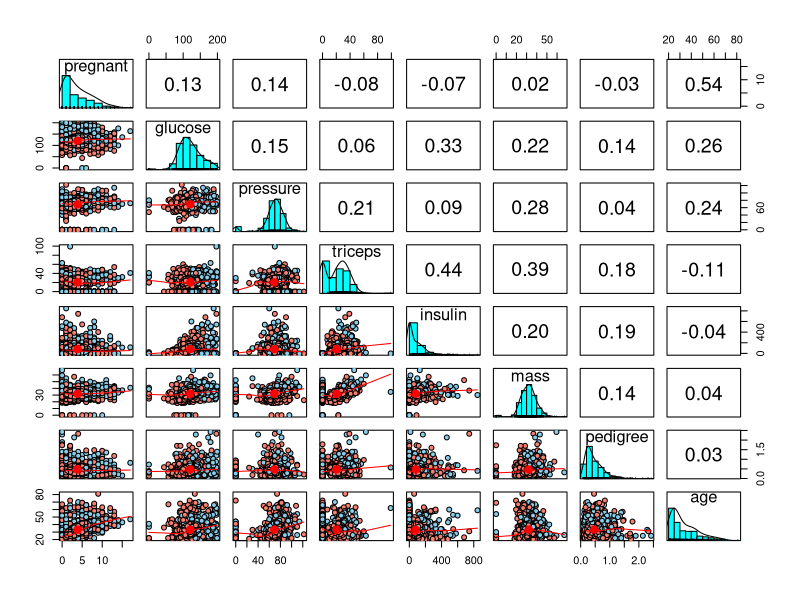
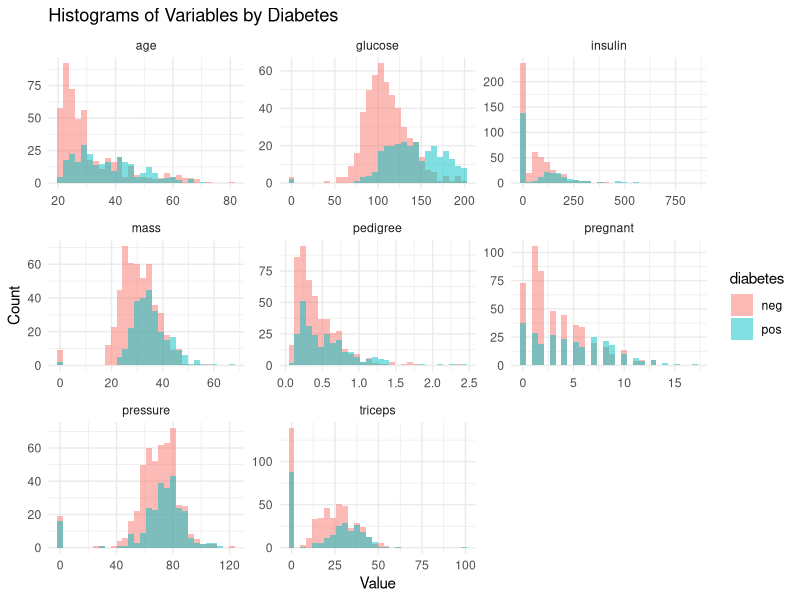

Source code (R) for these figures, in order:
## ---- chunk 1
library(mlbench)
data(PimaIndiansDiabetes)
df <- PimaIndiansDiabetes
tar.idx <- 9
## ---- chunk 2
head(df)
## ---- chunk 3
str(df)
## ---- chunk 4
summary(df)
## ---- chunk 5
library(psych)
## ---- chunk 6
df.x <- df[-tar.idx]
df.y <- df[tar.idx]
df.y <- ifelse(df.y == "pos", 1, 2)
pairs.panels(df.x, bg=c("skyblue", "salmon")[df.y], pch=21)
## ---- chunk 7
library(ggplot2)
library(tidyr)
library(dplyr)
## ---- chunk 8
# 数値変数だけを抽出（diabetes以外）
num_vars <- names(df)[sapply(df, is.numeric)]

# 長い形式に変換
df_long <- df %>%
  pivot_longer(cols = all_of(num_vars), names_to = "variable", values_to = "value")

# ヒストグラムを1つの図にまとめて作成
ggplot(df_long, aes(x = value, fill = diabetes)) +
  geom_histogram(position = "identity", alpha = 0.5, bins = 30) +
  facet_wrap(~variable, scales = "free") +
  labs(title = "Histograms of Variables by Diabetes",
       x = "Value", y = "Count") +
  theme_minimal()
## ---- chunk 9
library(ranger)

# シードを設定
set.seed(123)
(model.all <- ranger(diabetes ~ ., data = df, importance = "impurity"))

## ---- chunk 10
library(knitr)
library(kableExtra)

show_df <- function(df, cap=""){
  if(is_html_output()){
    kable(df, format = "html", caption = cap) %>%
      kable_styling(bootstrap_options = "striped", full_width = FALSE, position = "left")
  }else{
    kable(df, format = "pipe", caption = cap) 
  }
}
## ---- chunk 11
show_df(model.all$variable.importance, "重要度")
## ---- chunk 12
# 再現性のためにシードを設定
set.seed(123)  

# データの分割
sample_indices <- sample(1:nrow(df), 0.7 * nrow(df))  
train_data <- df[sample_indices, ]
test_data <- df[-sample_indices, ]

# データサイズの確認
c(nrow(df), nrow(train_data), nrow(test_data))
## ---- chunk 13
set.seed(123)  
(model <- ranger(diabetes ~ ., data = train_data))
## ---- chunk 14
res_pred <- predict(model, data = test_data)$predictions
## ---- chunk 15
res_act <- test_data[[tar.idx]]
(conf_mat <- table(res_act, res_pred))
## ---- chunk 16
create_df_res <- function(cmat){
  TN <- cmat[1,1]
  FP <- cmat[1,2]
  FN <- cmat[2,1]
  TP <- cmat[2,2]
  
  # 正解率：どれだけ正しく分類できたかの割合
  acc <- round((TP + TN) / (TP + TN + FN + FP), 3)
  
  # 適合率：陽性と判定されたものがどれだけ正しく陽性であるかの割合
  prec <- round(TP / (TP + FP), 3)
  
  # 再現率（真陽性率）：実際に陽性のものをどれだけ正しく陽性と判定できたかの割合
  rec <- round(TP / (TP + FN), 3)
  
  # F値：適合率と再現率の調和平均（両者はトレードオフの関係）
  Fval <- round(2 * rec * prec / (rec + prec), 3)
  
  # 真陰性率：実際に陰性のものをどれだけ正しく陰性と判定できたかの割合
  TNRat <- round(TN / (TN + FP), 3)
  
  df_rat <- data.frame(
    Item = c("正解率", "適合率", "再現率（真陽性率）", "F値", "真陰性率"), 
    Rate = c(acc, prec, rec, Fval, TNRat)
  )
  
  df_rat
}
## ---- chunk 17
df_res <- create_df_res (conf_mat)
show_df(df_res)
## ---- chunk 18
set.seed(123)  
(model4 <- ranger(diabetes ~ glucose + mass + pedigree + age, data = train_data))
## ---- chunk 19
param_grid <- expand.grid(
  mtry = c(1, 2, 3, 4),
  min.node.size = c(1, 3, 5, 10)
)

show_df(param_grid)
## ---- chunk 20

#結果保存用
results <- data.frame(
  mtry = integer(),
  min.node.size = integer(),
  oob.error = numeric()
)

for (i in 1:nrow(param_grid)) {
  params <- param_grid[i, ]
  
  model <- ranger(
    formula = diabetes ~ .,
    data = train_data,
    mtry = params$mtry,
    min.node.size = params$min.node.size,
    seed = 123,
    oob.error = TRUE
  )
  
  results <- rbind(results, data.frame(
    mtry = params$mtry,
    min.node.size = params$min.node.size,
    oob.error = model$prediction.error
  ))
}

show_df(results)
## ---- chunk 21
best <- results[which.min(results$oob.error), ]
show_df(best, "最良のパラメータ")
## ---- chunk 22
set.seed(123)  
(model.tuned <- ranger(
  diabetes ~ .,
  data = train_data,
  mtry = best$mtry,
  min.node.size = best$min.node.size))
## ---- chunk 23
res_pred.tuned <- predict(model.tuned, data = test_data)$predictions
(conf_mat.tuned <- table(res_act, res_pred.tuned))
## ---- chunk 24
df_res.tuned <- create_df_res (conf_mat.tuned)

df_res.all <- cbind(
  df_res, 
  df_res.tuned[, 2])
colnames(df_res.all) <- c("Item", "df_res", "df_res.tuned")

show_df(df_res.all)
